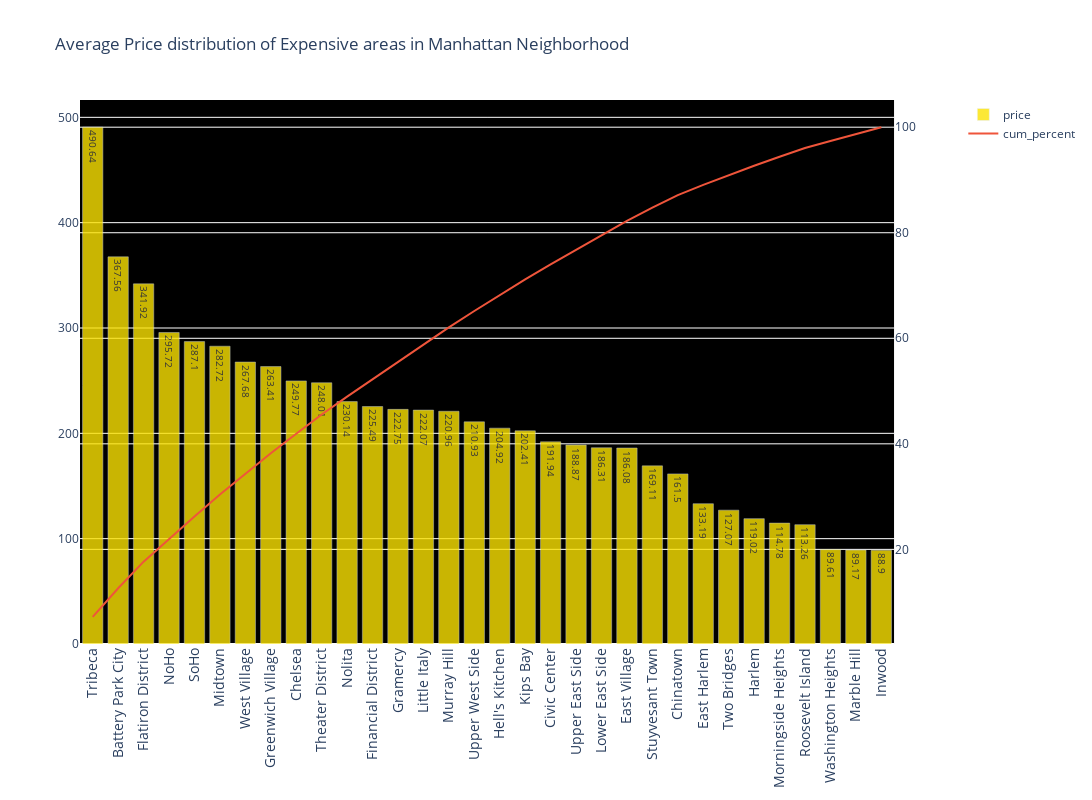

Write notebook code for a chart like this one.
### Code cell
import plotly.graph_objects as go
#plotting bar graph price vs neighbourhood_group 
trace1 = go.Bar(
    x=result_manhattan['neighbourhood'],
    y=result_manhattan['price'],text=result_manhattan['price'],
    name='price',
    marker=dict(
        color='rgb(252, 227, 3)'
               ),opacity=.80
)
#plotting Scatter graph cumulative percent vs neighbourhood_group 
trace2 = go.Scatter(
    x=result_manhattan['neighbourhood'],
    y=result_manhattan['cum_percent'],
    name='cum_percent',
    yaxis='y2'
)
#Merging those two plots to get parreto chart and finding the most expensive area
fig = make_subplots(specs=[[{"secondary_y": True}]])
#Updating traces and layout to beautify the plot and setting the font size
fig.add_trace(trace1)
fig.add_trace(trace2,secondary_y=True)
fig['layout'].update(height = 800, width = 1400,xaxis=dict(
      tickangle=-90
    ))
fig.update_layout(title='Average Price distribution of Expensive areas in Manhattan Neighborhood',autosize=False,plot_bgcolor='black',xaxis=dict(tickfont = dict(size=14)))
#show figure
fig.show()

### Figure 1 — Plotly figure (JSON) as saved in the notebook; plotly's stock layout.template omitted (floating-point values rounded to 4 significant figures)
{"data": [{"marker": {"color": "rgb(252, 227, 3)"}, "name": "price", "opacity": 0.8, "text": [490.6, 367.6, 341.9, 295.7, 287.1, 282.7, 267.7, 263.4, 249.8, 248.0, 230.1, 225.5, 222.8, 222.1, 221.0, 210.9, 204.9, 202.4, 191.9, 188.9, 186.3, 186.1, 169.1, 161.5, 133.2, 127.1, 119.0, 114.8, 113.3, 89.61, 89.17, 88.9], "type": "bar", "x": ["Tribeca", "Battery Park City", "Flatiron District", "NoHo", "SoHo", "Midtown", "West Village", "Greenwich Village", "Chelsea", "Theater District", "Nolita", "Financial District", "Gramercy", "Little Italy", "Murray Hill", "Upper West Side", "Hell's Kitchen", "Kips Bay", "Civic Center", "Upper East Side", "Lower East Side", "East Village", "Stuyvesant Town", "Chinatown", "East Harlem", "Two Bridges", "Harlem", "Morningside Heights", "Roosevelt Island", "Washington Heights", "Marble Hill", "Inwood"], "y": [490.6, 367.6, 341.9, 295.7, 287.1, 282.7, 267.7, 263.4, 249.8, 248.0, 230.1, 225.5, 222.8, 222.1, 221.0, 210.9, 204.9, 202.4, 191.9, 188.9, 186.3, 186.1, 169.1, 161.5, 133.2, 127.1, 119.0, 114.8, 113.3, 89.61, 89.17, 88.9]}, {"name": "cum_percent", "type": "scatter", "x": ["Tribeca", "Battery Park City", "Flatiron District", "NoHo", "SoHo", "Midtown", "West Village", "Greenwich Village", "Chelsea", "Theater District", "Nolita", "Financial District", "Gramercy", "Little Italy", "Murray Hill", "Upper West Side", "Hell's Kitchen", "Kips Bay", "Civic Center", "Upper East Side", "Lower East Side", "East Village", "Stuyvesant Town", "Chinatown", "East Harlem", "Two Bridges", "Harlem", "Morningside Heights", "Roosevelt Island", "Washington Heights", "Marble Hill", "Inwood"], "xaxis": "x", "y": [7.223, 12.63, 17.67, 22.02, 26.25, 30.41, 34.35, 38.23, 41.9, 45.55, 48.94, 52.26, 55.54, 58.81, 62.06, 65.17, 68.18, 71.16, 73.99, 76.77, 79.51, 82.25, 84.74, 87.12, 89.08, 90.95, 92.7, 94.39, 96.06, 97.38, 98.69, 100.0], "yaxis": "y2"}], "layout": {"autosize": false, "height": 800, "plot_bgcolor": "black", "title": {"text": "Average Price distribution of Expensive areas in Manhattan Neighborhood"}, "width": 1400, "xaxis": {"anchor": "y", "domain": [0, 0.94], "tickangle": -90, "tickfont": {"size": 14}}, "yaxis": {"anchor": "x", "domain": [0, 1]}, "yaxis2": {"anchor": "x", "overlaying": "y", "side": "right"}}}
